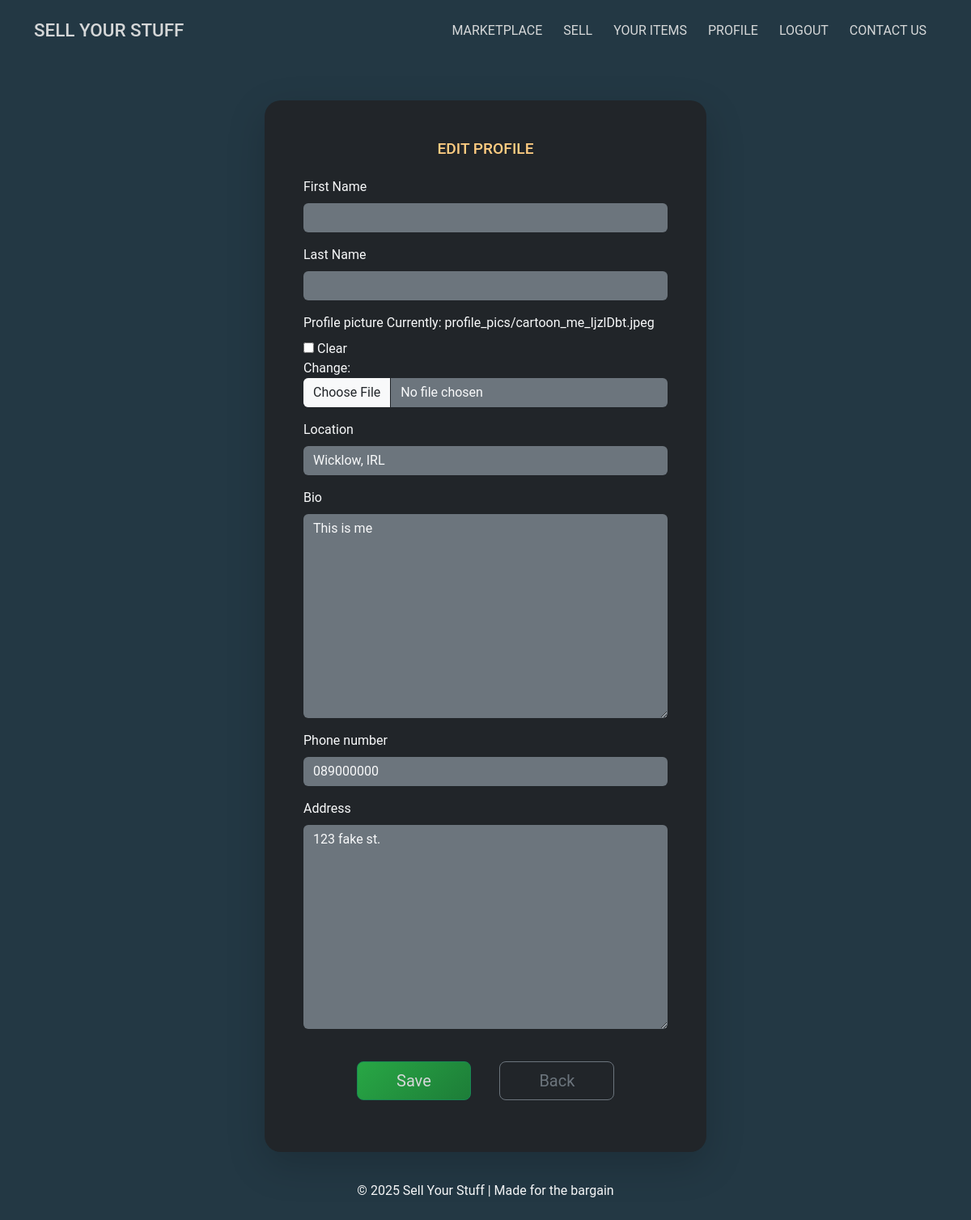
The page /profiles/profile/edit/ (signed in) on the database as committed earlier.
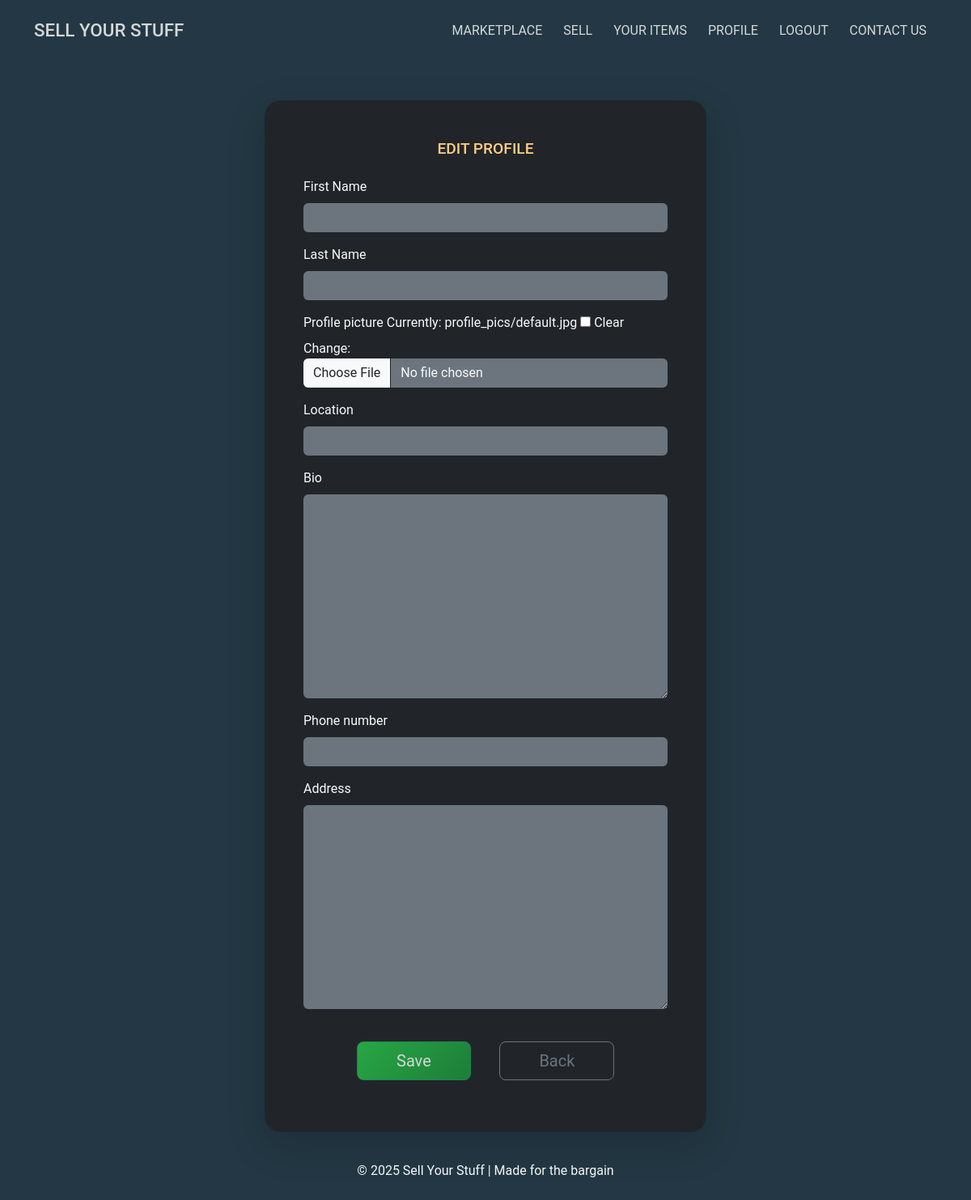
The same page on the database as committed later.
### profiles/models.py (models this page shows, shortened)
class UserProfile(models.Model):
    user = models.OneToOneField(User, on_delete=models.CASCADE, related_name="profile")
    profile_picture = models.ImageField(
        upload_to="profile_pics/",
        blank=True,
        null=True,
        default="profile_pics/default.jpg",
    )
    location = models.CharField(max_length=50, blank=True, null=True)
    bio = models.TextField(blank=True, null=True)
    phone_number = models.CharField(max_length=15, blank=True, null=True)
    address = models.TextField(blank=True, null=True)

### profiles/views.py (the view)
# urls.py: path("profile/edit/", profile_edit, name="profile_edit"),
@login_required
def profile_edit(request):
    profile = request.user.profile
    if request.method == "POST":
        form = UserProfileForm(request.POST, request.FILES, instance=profile)
        if form.is_valid():
            form.save()
            return redirect("profile")
    else:
        form = UserProfileForm(instance=profile)
    return render(request, "profiles/profile_form.html", {"form": form})

### profiles/forms.py (shortened to what this page needs)
class UserProfileForm(forms.ModelForm):
    first_name = forms.CharField(max_length=30, required=False, label="First Name")
    last_name = forms.CharField(max_length=30, required=False, label="Last Name")
    class Meta:
        model = UserProfile
        fields = [
            "first_name",
            "last_name",
            "profile_picture",
            "location",
            "bio",
            "phone_number",
            "address",
        ]
    def __init__(self, *args, **kwargs):
        super().__init__(*args, **kwargs)
        if self.instance and self.instance.user:
            self.fields["first_name"].initial = self.instance.user.first_name
            self.fields["last_name"].initial = self.instance.user.last_name

### contact/templatetags/form_tags.py (called while the page is built)
@register.filter
def add_class(field, css_class):
    return field.as_widget(attrs={"class": css_class})

### sell_ur_stuff_site/context_processors.py (called while the page is built)
def unread_notifications(request):
    if request.user.is_authenticated:
        unread_count = Notification.objects.filter(
            user=request.user, is_read=False
        ).count()
    else:
        unread_count = 0
    return {"unread_notifications": unread_count}

### profiles/templates/profiles/profile_form.html (shortened to what this page needs)
{% extends "base.html" %}
{% load static form_tags %}
{% block content %}
<div class="container mt-5">
    <div class="row justify-content-center">
        <div class="col-lg-6 col-md-8">
            <div class="card bg-dark text-light shadow-lg border-0 animate__animated animate__fadeInUp">
                <div class="card-body p-5">
                    <h2 class="card-title text-center mb-4 text-uppercase card-title-custom">Edit Profile</h2>
                    <form method="post" enctype="multipart/form-data" class="form">
                        <div class="row g-3">
                            {% for field in form %}
                                <div class="col-12">
                                    <label for="{{ field.id_for_label }}" class="form-label">{{ field.label }}</label>
                                    {{ field|add_class:"form-control bg-secondary text-light border-0" }}
                                </div>
                            {% endfor %}
                            <div class="col-12 text-center mt-4">
                                <button type="submit" class="btn btn-success btn-lg px-5 animate__animated animate__pulse btn-success-custom m-3">
                                    Save
                                </button>
                                <a href="{% url 'profile' %}" class="btn btn-outline-secondary btn-lg px-5 m-3">Back</a>
                            </div>
                        </div>
                    </form>
                </div>
            </div>
        </div>
    </div>
</div>
{% endblock content %}

Rows that differ between the two databases and show on the page:
changed UserProfile: location "Wicklow, IRL" → (not shown); bio "This is me" → (not shown); phone_number "089000000" → (not shown); address "123 fake st." → (not shown)
Other text that changed with them:
text no longer shown: "Currently: profile_pics/cartoon_me_IjzlDbt.jpeg Clear Change:"
text now shown: "Currently: profile_pics/default.jpg Clear Change:"
